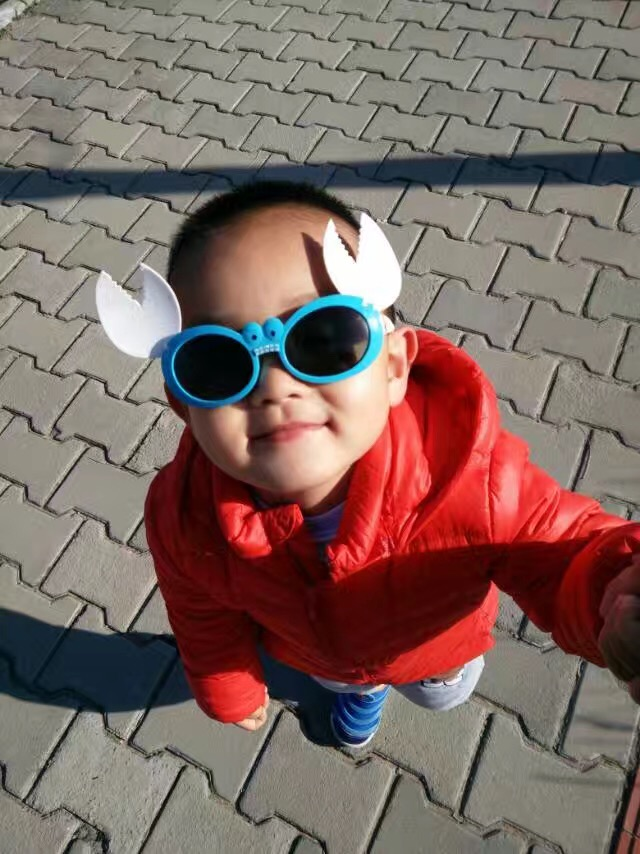
//> input picture img/bro.jpg, 640 x 854 px
$ ./dif img/bro.jpg   (built with g++ and OpenCV 4)
//> lines starting //> are read from the running program, lines starting //| are printed output that depends on the picture; after the words box and inside, x2 and y2 are one past the last pixel; in counts of white or black regions, pixels touching at a corner belong together
/*
diffusion 扩散

*/
#include <cv.h>
#include <highgui.h>
#include <math.h>

using namespace cv;
using namespace std;

uchar Max(uchar a,uchar b)
{
    return a>b?a:b;
}
int Abs(int a)
{
    return a>0?a:-a;
}

void shrink(Mat img)
{
    ///
}

void spread(Mat img, int thick)
{
    uchar *p;
    int x=img.rows;
    int y=img.cols;
    int threshold = 230;
    for(long i=0; i< x; i++){
        p = img.ptr<uchar>(i);
        for(long j = 0; j< y; j++){
            if(p[j]==255){
                int aa = thick;
                for(int k=0-thick; k<=thick; k++){
                    if(j+k>=0 && j+k<y){
                        p[j+k]=Max(p[j+k],255-(Abs(aa)*25));
                    }
                    if(i+k>=0 && i+k<x){
                        img.ptr<uchar>(i+k)[j]=Max(img.ptr<uchar>(i+k)[j], 255-(Abs(aa)*25));
                    }
                    aa--;
                }
            }
        }
    }
}

int main(int argc, char **argv)
{
    Mat src,gray, dst;
    const char* name = argc==2 ? argv[1] : "img/sha.png";

    src = imread(name, 1);
//> src is the input picture: 854 rows x 640 cols, CV_8UC3; mean B, G, R 97.6, 103.5, 125.5
    //cvtColor(src, gray, CV_BGR2GRAY);

    /****************************************/
    int x = 32;
    int y = 32;
    int threshold = 100;
    Mat o = Mat::zeros(x,y,CV_8UC(1));


    int thick = 1;
    int type = 8;
    ellipse(o,
            Point(x/2,x/2),
            Size(x/4,x/3),
            0,
            0,
            360,
            Scalar(255,255,255),
            thick,
            type);
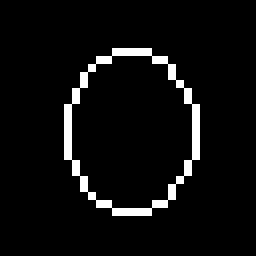
//> o: 32 rows x 32 cols, CV_8UC1 (shown 8 times larger); 5.1% white in thin lines or dots, all inside (x1, y1, x2, y2) = (8, 6, 25, 27)

        spread(o, 7);
//> after the loop in spread, `for(long i=0; i< x; i++)`:
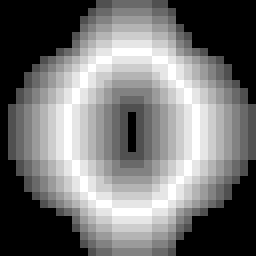
//> img: 32 rows x 32 cols, CV_8UC1 (shown 8 times larger); min 0, max 255, mean 115.4
    /****************************************/

    int rows=100;
    int cols=100;

    Mat sub=Mat::zeros(rows,cols,CV_8UC(1));
   // sub.create(cvSize(rows,cols), CV_8UC(1));

    uchar* w;
    for(long i=0; i< rows; i++){
        w=sub.ptr<uchar>(i);
        for(long j=0; j< cols; j++){
            long value = (i-50)*(i-50)+(j-50)*(j-50);

            if(value>30*30 && value<31*31){
                w[j]=(uchar)255;
            }
        }
    }

    // [11 lines of commented-out code are left out]
    namedWindow("a", CV_WINDOW_AUTOSIZE);
    imshow("a", o);
    waitKey(30000);

    return 0;
}
